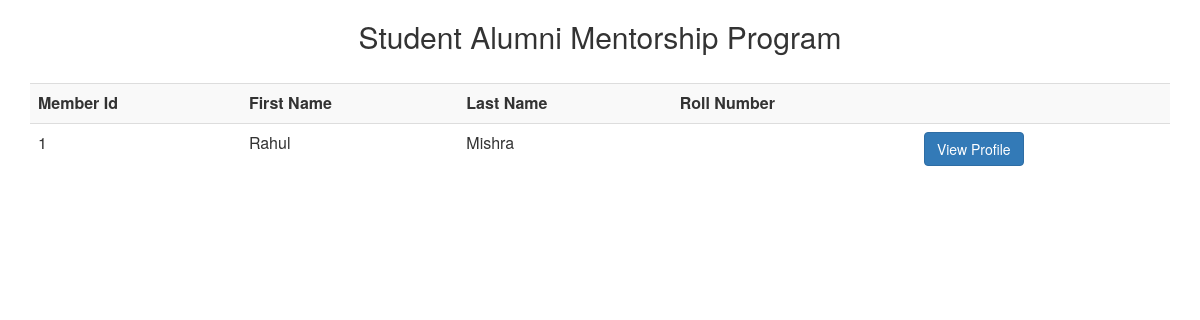
The app's page /coordinator/list/mentee with its own data.
### program/models.py (models this page shows)
class students(models.Model):
	firstname = models.CharField(max_length =100)
	lastname = models.CharField(max_length =100)
	password = models.CharField(max_length = 100)
	emailid = models.EmailField()
	password = models.CharField(max_length =128)
	contactnumber = models.CharField(max_length =15)
	rollnumber = models.CharField(max_length=20)
	department = models.ForeignKey(departments,null = True)
	cgpa = models.DecimalField(max_digits = 3,decimal_places=2,null = True)

### program/views.py (the view)
# urls.py: url(r'^coordinator/list/(mentee|mentor)',showlist),
def showlist(request,member):
	if member=='mentee':
		menteelist = students.objects.all().values()
		return render(request,'list.html',{'member':'mentee','list':menteelist})
	elif member=='mentor':
		mentorlist = alumni.objects.all().values()
		return render(request,'list.html',{'member':'mentor','list':mentorlist})
	else:
		pass

### program/templatetags/mentorship_extra.py (called while the page is built)
@register.filter
def get_item(dictionary, key):
    return dictionary.get(key)

### program/template/list.html (shortened to what this page needs)
{% include "includes/head.html" %}
{% if member == "mentee" %}
{% load mentorship_extra %}
<table class="table table-striped">
	<tr><th>Member Id</th><th>First Name</th><th> Last Name</th><th>Roll Number</th><th></th></tr>
{% for mentee in list %}
	<tr>
		<td>{{ mentee|get_item:"id" }}</td>
		<td>{{ mentee|get_item:"firstname" }}</td>
		<td>{{ mentee|get_item:"lastname" }}</td>
		<td>{{ mentee|get_item:"rollnumber" }} </td>
		<td><a href="../coordinator/profile/" class="btn btn-primary">View Profile</a></td>
	</tr>
{% endfor %}
{% endif %}
{% if member == "mentor" %}
{% load mentorship_extra %}
{% endif %}
</table>

### records on screen
students: id "1", firstname "Rahul", lastname "Mishra"
